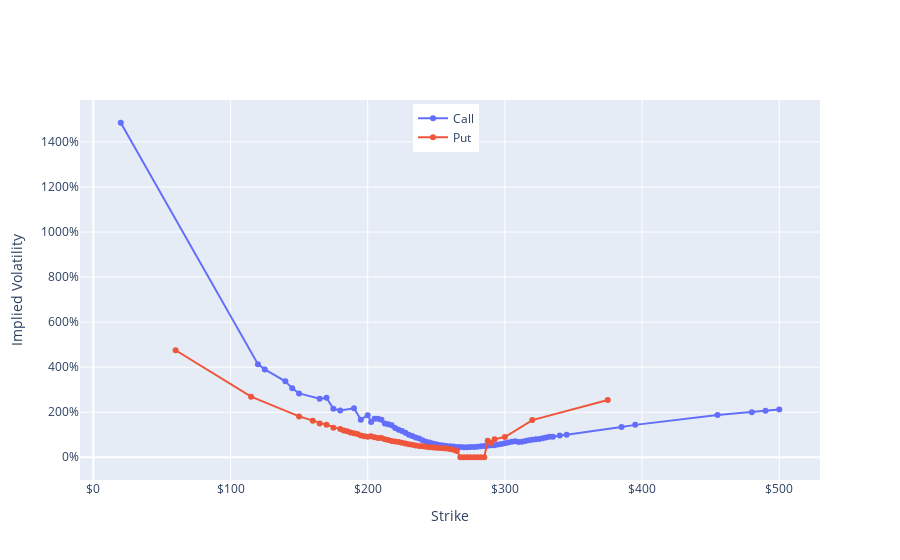

Notebook cell for this chart:
### Markdown cell above
# FIGURE

### Code cell
import plotly.graph_objects as go

fig = go.Figure()
string = "call implied vol = %{y:.1%}<extra></extra>"
trace1 = go.Scatter(x=calls.strike,
                    y=calls.impliedVolatility,
                    mode="lines+markers",
                    hovertemplate=string,
                    name="Call"
                    )

string = "put implied vol = %{y:.1%}<extra></extra>"
trace2 = go.Scatter(x=puts.strike,
                    y=puts.impliedVolatility,
                    mode="lines+markers",
                    hovertemplate=string,
                    name="Put"
                    )
fig.add_trace(trace1)
fig.add_trace(trace2)
fig.update_yaxes(title='Implied Volatility', tickformat=".0%")
fig.update_xaxes(title="Strike", tickprefix="$")
fig.update_layout(hovermode="x unified")
fig.update_layout(legend=dict(yanchor="top", y=0.99, xanchor="left", x=0.45))
fig.show()

### Figure 1 — Plotly figure (JSON) as saved in the notebook; plotly's stock layout.template omitted (floating-point values rounded to 4 significant figures)
{"data": [{"hovertemplate": "call implied vol = %{y:.1%}<extra></extra>", "mode": "lines+markers", "name": "Call", "type": "scatter", "x": [20, 120, 125, 140, 145, 150, 165, 170, 175, 180, 190, 195, 200, 202.5, 205, 207.5, 210, 212.5, 215, 217.5, 220, 222.5, 225, 227.5, 230, 232.5, 235, 237.5, 240, 242.5, 245, 247.5, 250, 252.5, 255, 257.5, 260, 262.5, 265, 267.5, 270, 272.5, 275, 277.5, 280, 282.5, 285, 287.5, 290, 292.5, 295, 297.5, 300, 302.5, 305, 307.5, 310, 312.5, 315, 317.5, 320, 322.5, 325, 327.5, 330, 332.5, 335, 340, 345, 385, 395, 455, 480, 490, 500], "y": [14.85, 4.133, 3.9, 3.371, 3.059, 2.836, 2.594, 2.641, 2.152, 2.075, 2.173, 1.67, 1.87, 1.569, 1.713, 1.713, 1.66, 1.503, 1.468, 1.422, 1.294, 1.222, 1.163, 1.084, 1.0, 0.9453, 0.8774, 0.8379, 0.7568, 0.6877, 0.655, 0.6121, 0.5815, 0.5486, 0.5241, 0.5037, 0.4929, 0.4724, 0.459, 0.4522, 0.4463, 0.4458, 0.4512, 0.459, 0.4668, 0.4883, 0.5039, 0.5156, 0.5313, 0.5313, 0.5625, 0.5938, 0.625, 0.6563, 0.6875, 0.7109, 0.6719, 0.6875, 0.7188, 0.75, 0.7813, 0.7969, 0.8125, 0.8438, 0.875, 0.9063, 0.9063, 0.9688, 1.0, 1.344, 1.438, 1.875, 2.0, 2.063, 2.125]}, {"hovertemplate": "put implied vol = %{y:.1%}<extra></extra>", "mode": "lines+markers", "name": "Put", "type": "scatter", "x": [60, 115, 150, 160, 165, 170, 175, 180, 182.5, 185, 187.5, 190, 192.5, 195, 197.5, 200, 202.5, 205, 207.5, 210, 212.5, 215, 217.5, 220, 222.5, 225, 227.5, 230, 232.5, 235, 237.5, 240, 242.5, 245, 247.5, 250, 252.5, 255, 257.5, 260, 262.5, 265, 267.5, 270, 272.5, 275, 277.5, 280, 282.5, 285, 287.5, 290, 292.5, 300, 320, 375], "y": [4.75, 2.688, 1.813, 1.625, 1.5, 1.438, 1.313, 1.25, 1.188, 1.156, 1.094, 1.063, 1.031, 0.9688, 0.9375, 0.9063, 0.9375, 0.8906, 0.8516, 0.8516, 0.8047, 0.7617, 0.7188, 0.6992, 0.6758, 0.6445, 0.6113, 0.5742, 0.5527, 0.5244, 0.5049, 0.4844, 0.4663, 0.4482, 0.4365, 0.4241, 0.4116, 0.3989, 0.3864, 0.3628, 0.3306, 0.2764, 1e-05, 1e-05, 1e-05, 1e-05, 1e-05, 1e-05, 1e-05, 1e-05, 0.7373, 0.6328, 0.8027, 0.8984, 1.648, 2.54]}], "layout": {"hovermode": "x unified", "legend": {"x": 0.45, "xanchor": "left", "y": 0.99, "yanchor": "top"}, "xaxis": {"tickprefix": "$", "title": {"text": "Strike"}}, "yaxis": {"tickformat": ".0%", "title": {"text": "Implied Volatility"}}}}
